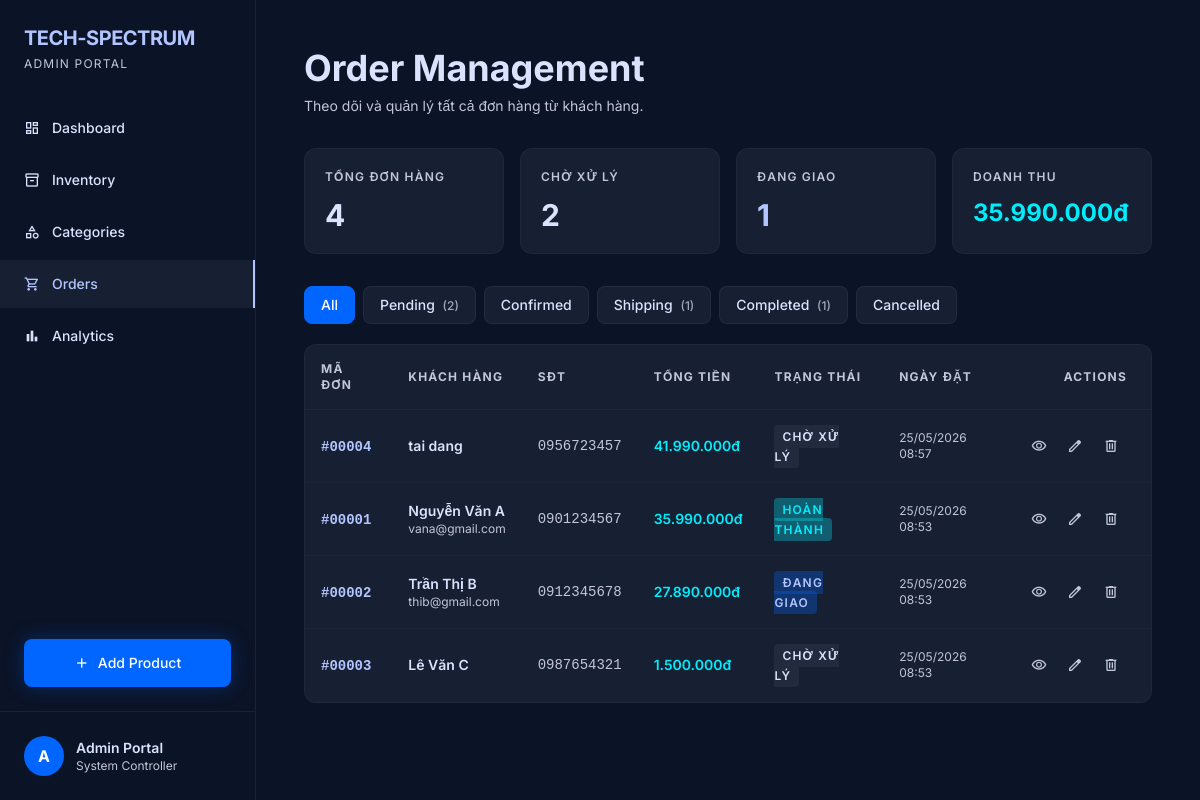
/Order/list, run on the app's committed database.
### tables this page shows
CREATE TABLE IF NOT EXISTS `order` (
  `id` int NOT NULL AUTO_INCREMENT,
  `customer_name` varchar(100) NOT NULL,
  `customer_phone` varchar(20) NOT NULL,
  `customer_email` varchar(100) DEFAULT NULL,
  `customer_address` varchar(255) NOT NULL,
  `total_amount` decimal(15,2) NOT NULL DEFAULT '0.00',
  `status` enum('pending','confirmed','shipping','completed','cancelled') NOT NULL DEFAULT 'pending',
  `note` text,
  `created_at` datetime DEFAULT CURRENT_TIMESTAMP,
  `updated_at` datetime DEFAULT CURRENT_TIMESTAMP ON UPDATE CURRENT_TIMESTAMP,
  PRIMARY KEY (`id`),
  KEY `idx_order_status` (`status`),
  KEY `idx_order_created` (`created_at`)
);

### app/controllers/OrderController.php (called while the page is built, shortened)
<?php
require_once 'app/models/OrderModel.php';
class OrderController
{
    private $orderModel;
    public function __construct()
    {
        $database = new Database();
        $db = $database->getConnection();
        $this->orderModel       = new OrderModel($db);
    }
    public function list()
    {
        $status = $_GET['status'] ?? null;
        $orders = $this->orderModel->getOrders($status);
        $stats  = $this->orderModel->countByStatus();
        $revenue = $this->orderModel->getTotalRevenue();
        include 'app/views/order/list.php';
    }
}

### index.php (called while the page is built, shortened)
<?php
$url = $_GET['url'] ?? '';
$url = rtrim($url, '/');
$url = filter_var($url, FILTER_SANITIZE_URL);
$url = explode('/', $url);
$action = isset($url[1]) && $url[1] != '' ? $url[1] : 'index';
$controller = new $controllerName();
call_user_func_array([$controller, $action], array_slice($url, 2));

### app/models/OrderModel.php (called while the page is built, shortened)
<?php
class OrderModel
{
    private $conn;
    private $table = "`order`";
    public $id;
    public $customer_name;
    public $customer_phone;
    public $customer_email;
    public $total_amount;
    public $status;
    public $created_at;
    public function __construct($db)
    {
        $this->conn = $db;
    }
    public function getID()              { return $this->id; }
    public function getCustomerName()    { return $this->customer_name; }
    public function getCustomerPhone()   { return $this->customer_phone; }
    public function getCustomerEmail()   { return $this->customer_email; }
    public function getTotalAmount()     { return $this->total_amount; }
    public function getStatus()          { return $this->status; }
    public function getCreatedAt()       { return $this->created_at; }
    public function getStatusLabel()
    {
        $labels = [
            'pending'   => 'Chờ xử lý',
            'confirmed' => 'Đã xác nhận',
            'shipping'  => 'Đang giao',
            'completed' => 'Hoàn thành',
            'cancelled' => 'Đã hủy'
        ];
        return $labels[$this->status] ?? $this->status;
    }
    public function getOrders($status = null)
    {
        $query = "SELECT * FROM " . $this->table;
        $query .= " ORDER BY created_at DESC";
        $stmt = $this->conn->prepare($query);
        $stmt->execute();
        $orders = [];
        while ($row = $stmt->fetch(PDO::FETCH_ASSOC)) {
            $order = new OrderModel($this->conn);
            $order->id               = $row['id'];
            $order->customer_name    = $row['customer_name'];
            $order->customer_phone   = $row['customer_phone'];
            $order->customer_email   = $row['customer_email'];
            $order->customer_address = $row['customer_address'];
            $order->total_amount     = $row['total_amount'];
            $order->status           = $row['status'];
            $order->note             = $row['note'];
            $order->created_at       = $row['created_at'];
            $order->updated_at       = $row['updated_at'];
            $orders[] = $order;
        }
        return $orders;
    }
    public function countByStatus()
    {
        $query = "SELECT status, COUNT(*) as total FROM " . $this->table . " GROUP BY status";
        $stmt = $this->conn->prepare($query);
        $stmt->execute();
        $result = [];
        while ($row = $stmt->fetch(PDO::FETCH_ASSOC)) {
            $result[$row['status']] = $row['total'];
        }
        return $result;
    }
    public function getTotalRevenue()
    {
        $query = "SELECT SUM(total_amount) as revenue FROM " . $this->table . " WHERE status = 'completed'";
        $stmt = $this->conn->prepare($query);
        $stmt->execute();
        $row = $stmt->fetch(PDO::FETCH_ASSOC);
        return $row['revenue'] ?? 0;
    }
}

### app/views/order/list.php (the view, shortened to what this page needs)
<?php
include 'app/views/layouts/admin_header.php';
$statusFilters = [
    ''          => ['All',         'bg-surface-container-high', 'text-on-surface'],
    'pending'   => ['Pending',     'bg-surface-container-high', 'text-on-surface'],
    'confirmed' => ['Confirmed',   'bg-tertiary-container/30',  'text-tertiary'],
    'shipping'  => ['Shipping',    'bg-primary-container/30',   'text-primary'],
    'completed' => ['Completed',   'bg-secondary-container/30', 'text-secondary-container'],
    'cancelled' => ['Cancelled',   'bg-error-container/30',     'text-error'],
];
$currentStatus = $_GET['status'] ?? '';
?>
<div class="flex flex-col md:flex-row md:items-end md:justify-between gap-4 mb-8">
    <div>
        <h1 class="text-4xl font-bold mb-2">Order Management</h1>
        <p class="text-on-surface-variant text-sm">Theo dõi và quản lý tất cả đơn hàng từ khách hàng.</p>
    </div>
</div>
<div class="grid grid-cols-2 md:grid-cols-4 gap-4 mb-8">
    <div class="bg-surface-container rounded-xl p-5 border border-outline-variant/20">
        <div class="text-xs font-semibold tracking-widest text-on-surface-variant mb-3">TỔNG ĐƠN HÀNG</div>
        <div class="text-3xl font-bold"><?= count($orders) ?></div>
    </div>
    <div class="bg-surface-container rounded-xl p-5 border border-outline-variant/20">
        <div class="text-xs font-semibold tracking-widest text-on-surface-variant mb-3">CHỜ XỬ LÝ</div>
        <div class="text-3xl font-bold"><?= $stats['pending'] ?? 0 ?></div>
    </div>
    <div class="bg-surface-container rounded-xl p-5 border border-outline-variant/20">
        <div class="text-xs font-semibold tracking-widest text-on-surface-variant mb-3">ĐANG GIAO</div>
        <div class="text-3xl font-bold text-primary"><?= $stats['shipping'] ?? 0 ?></div>
    </div>
    <div class="bg-surface-container rounded-xl p-5 border border-outline-variant/20">
        <div class="text-xs font-semibold tracking-widest text-on-surface-variant mb-3">DOANH THU</div>
        <div class="text-2xl font-bold text-secondary-container"><?= number_format($revenue, 0, ',', '.') ?>đ</div>
    </div>
</div>
<div class="flex gap-2 mb-4 overflow-x-auto pb-1">
    <?php foreach ($statusFilters as $k => $info): ?>
        <a href="/Order/list<?= $k ? '?status='.$k : '' ?>"
           class="px-4 py-2 rounded-lg text-sm font-medium border transition whitespace-nowrap
                  <?= $currentStatus === $k
                        ? 'bg-primary-container text-white border-primary-container'
                        : 'bg-surface-container hover:bg-surface-container-high text-on-surface border-outline-variant/30' ?>">
            <?= $info[0] ?>
            <?php if ($k && isset($stats[$k])): ?>
                <span class="ml-1 text-xs opacity-70">(<?= $stats[$k] ?>)</span>
            <?php endif; ?>
        </a>
    <?php endforeach; ?>
</div>
<div class="bg-surface-container rounded-xl border border-outline-variant/20 overflow-hidden">
    <div class="overflow-x-auto">
        <table class="w-full">
            <thead class="text-xs tracking-widest font-semibold text-on-surface-variant uppercase border-b border-outline-variant/20">
                <tr>
                    <th class="text-left p-4">Mã đơn</th>
                    <th class="text-left p-4">Khách hàng</th>
                    <th class="text-left p-4">SĐT</th>
                    <th class="text-left p-4">Tổng tiền</th>
                    <th class="text-left p-4">Trạng thái</th>
                    <th class="text-left p-4">Ngày đặt</th>
                    <th class="text-right p-4 pr-6">Actions</th>
                </tr>
            </thead>
            <tbody class="text-sm">
                <?php if (!empty($orders)): foreach ($orders as $order): ?>
                    <tr class="border-b border-outline-variant/10 hover:bg-surface-container-low transition">
                        <td class="p-4">
                            <span class="font-mono font-bold text-primary">#<?= str_pad($order->getID(), 5, '0', STR_PAD_LEFT) ?></span>
                        </td>
                        <td class="p-4">
                            <div class="font-semibold"><?= htmlspecialchars($order->getCustomerName()) ?></div>
                            <?php if ($order->getCustomerEmail()): ?>
                                <div class="text-on-surface-variant text-xs"><?= htmlspecialchars($order->getCustomerEmail()) ?></div>
                            <?php endif; ?>
                        </td>
                        <td class="p-4 font-mono text-on-surface-variant"><?= htmlspecialchars($order->getCustomerPhone()) ?></td>
                        <td class="p-4 font-semibold text-secondary-container"><?= number_format($order->getTotalAmount(), 0, ',', '.') ?>đ</td>
                        <td class="p-4">
                            <?php
                            $badge = $statusFilters[$order->getStatus()] ?? ['?', 'bg-surface-container-high', 'text-on-surface'];
                            ?>
                            <span class="<?= $badge[1] ?> <?= $badge[2] ?> px-2 py-1 rounded text-xs font-semibold tracking-widest uppercase">
                                <?= $order->getStatusLabel() ?>
                            </span>
                        </td>
                        <td class="p-4 text-on-surface-variant text-xs"><?= date('d/m/Y H:i', strtotime($order->getCreatedAt())) ?></td>
                        <td class="p-4 pr-6">
                            <div class="flex items-center gap-1 justify-end">
                                <a href="/Order/detail/<?= $order->getID() ?>"
                                   class="w-8 h-8 rounded-lg hover:bg-surface-container-high flex items-center justify-center transition text-on-surface-variant hover:text-primary"
                                   title="Xem">
                                    <span class="material-symbols-outlined text-base">visibility</span>
                                </a>
                                <a href="/Order/edit/<?= $order->getID() ?>"
                                   class="w-8 h-8 rounded-lg hover:bg-surface-container-high flex items-center justify-center transition text-on-surface-variant hover:text-primary"
                                   title="Sửa">
                                    <span class="material-symbols-outlined text-base">edit</span>
                                </a>
                                <a href="/Order/delete/<?= $order->getID() ?>"
                                   onclick="return confirm('Xóa đơn hàng này?')"
                                   class="w-8 h-8 rounded-lg hover:bg-error-container/30 flex items-center justify-center transition text-on-surface-variant hover:text-error"
                                   title="Xóa">
                                    <span class="material-symbols-outlined text-base">delete</span>
                                </a>
                            </div>
                        </td>
                    </tr>
                <?php endforeach; endif; ?>
            </tbody>
        </table>
    </div>
</div>
<?php include 'app/views/layouts/admin_footer.php'; ?>

### app/views/layouts/admin_header.php (style rules this page uses)
body { font-family: 'Inter', sans-serif; }
.material-symbols-outlined { font-variation-settings: 'FILL' 0, 'wght' 400, 'GRAD' 0, 'opsz' 24; }

### data on the page
order: id "00004", customer_name "tai dang", customer_phone "0956723457", total_amount "41.990.000", status "CHỜ XỬ LÝ", created_at "25/05/2026 08:57"
order: id "00001", customer_name "Nguyễn Văn A", customer_email "vana@gmail.com", customer_phone "0901234567", total_amount "35.990.000", status "HOÀN THÀNH", created_at "25/05/2026 08:53"
order: id "00002", customer_name "Trần Thị B", customer_email "thib@gmail.com", customer_phone "0912345678", total_amount "27.890.000", status "ĐANG GIAO", created_at "25/05/2026 08:53"
order: id "00003", customer_name "Lê Văn C", customer_phone "0987654321", total_amount "1.500.000", status "CHỜ XỬ LÝ", created_at "25/05/2026 08:53"

### other printed values
count($orders) "4"
$stats['pending'] "2"
$stats['shipping'] "1"
$revenue "35.990.000"
$info[0] "All"
$info[0] "Pending"
$stats[$k] "2"
$info[0] "Confirmed"
$info[0] "Shipping"
$stats[$k] "1"
$info[0] "Completed"
$info[0] "Cancelled"
